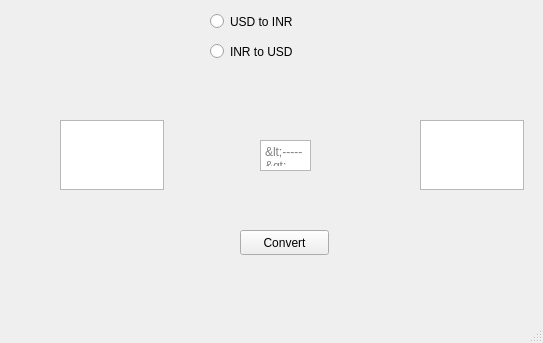
<?xml version="1.0" encoding="UTF-8"?>
<ui version="4.0">
 <class>MainWindow</class>
 <widget class="QMainWindow" name="MainWindow">
  <property name="geometry">
   <rect>
    <x>0</x>
    <y>0</y>
    <width>543</width>
    <height>343</height>
   </rect>
  </property>
  <property name="windowTitle">
   <string>MainWindow</string>
  </property>
  <widget class="QWidget" name="centralwidget">
   <widget class="QRadioButton" name="radioButton">
    <property name="geometry">
     <rect>
      <x>210</x>
      <y>10</y>
      <width>112</width>
      <height>23</height>
     </rect>
    </property>
    <property name="text">
     <string>USD to INR</string>
    </property>
   </widget>
   <widget class="QRadioButton" name="radioButton_2">
    <property name="geometry">
     <rect>
      <x>210</x>
      <y>40</y>
      <width>112</width>
      <height>23</height>
     </rect>
    </property>
    <property name="text">
     <string>INR to USD</string>
    </property>
   </widget>
   <widget class="QTextEdit" name="textEdit">
    <property name="geometry">
     <rect>
      <x>60</x>
      <y>120</y>
      <width>104</width>
      <height>70</height>
     </rect>
    </property>
   </widget>
   <widget class="QTextEdit" name="textEdit_2">
    <property name="geometry">
     <rect>
      <x>420</x>
      <y>120</y>
      <width>104</width>
      <height>70</height>
     </rect>
    </property>
   </widget>
   <widget class="QTextEdit" name="textEdit_3">
    <property name="geometry">
     <rect>
      <x>260</x>
      <y>140</y>
      <width>51</width>
      <height>31</height>
     </rect>
    </property>
    <property name="placeholderText">
     <string>&lt;-----&gt;</string>
    </property>
   </widget>
   <widget class="QPushButton" name="pushButton">
    <property name="geometry">
     <rect>
      <x>240</x>
      <y>230</y>
      <width>89</width>
      <height>25</height>
     </rect>
    </property>
    <property name="text">
     <string>Convert</string>
    </property>
   </widget>
  </widget>
  <widget class="QMenuBar" name="menubar">
   <property name="geometry">
    <rect>
     <x>0</x>
     <y>0</y>
     <width>543</width>
     <height>22</height>
    </rect>
   </property>
  </widget>
  <widget class="QStatusBar" name="statusbar"/>
 </widget>
 <resources/>
 <connections/>
</ui>
